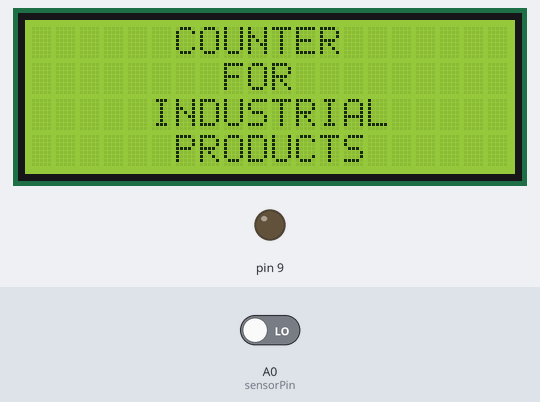
Recording of a sketch running on a simulated Arduino Uno, built with avr-gcc and run on an emulated ATmega328P. Shown: 20×4 character LCD, output pins drawn as LEDs (lit = HIGH). The test bench sets the inputs (shaded band); at power-on: A0 (sensorPin) LOW. What the sketch prints to the serial monitor is not drawn.

Above: at 2.8 s.
At 8.5 s:
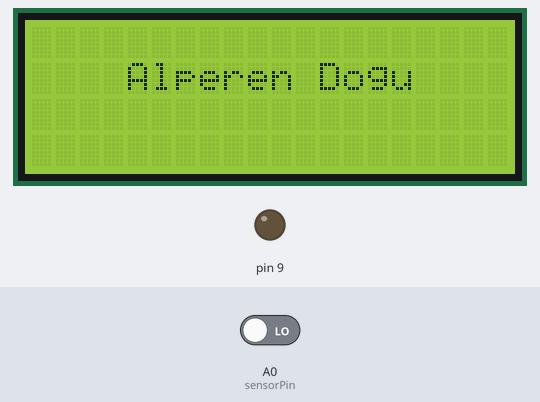
At 12.0 s:
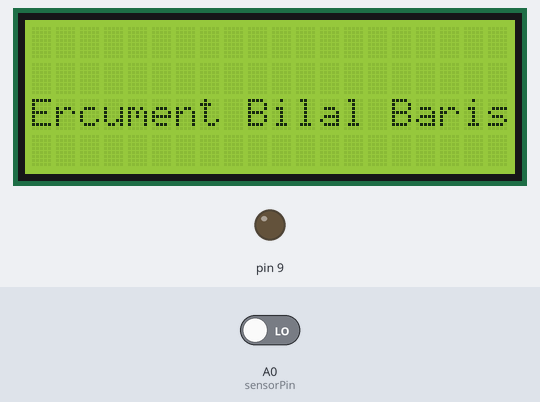
At 14.9 s:
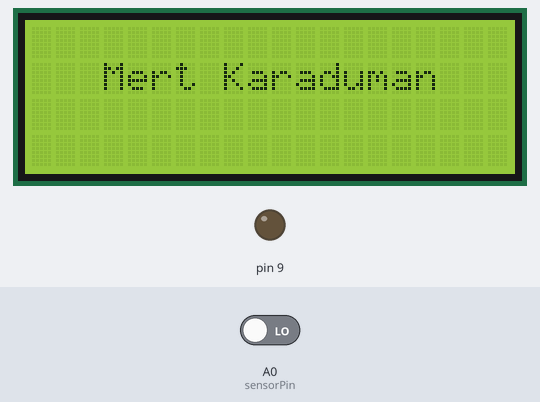
At 20.7 s:
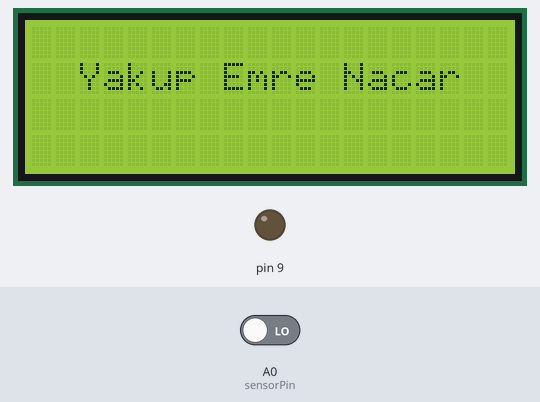
At 30.1 s:
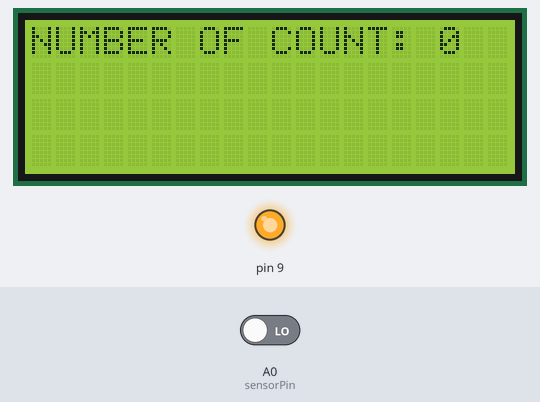

Measured:
- what the display in image 0 shows lasts 4.6 s, from 2.8 s to 7.4 s
- what the display in image 1 shows lasts 1.6 s, from 8.5 s to 10.1 s

The sketch:

Conveyor_v1.0.ino
```cpp
#include <Adafruit_GFX.h>
#include <gfxfont.h>
#include "pitches.h"
#include <LiquidCrystal.h>
#include "Adafruit_GFX.h"


const int sensorPin = A0;

int note1 = NOTE_G6;


int tones[] = {5, 10, 15, 20, 25, 30, 35, 40, 45, 50};

int counter=0;
int fo=0;
int industrial=0;
int products=0;

/*Visual Integers*/
int alpi=0;
int ercu=0;
int mert=0;
int merve=0;
int yakup=0;
int sis=0;


/*Sensor definitions*/
int sensorCounter = 0;
int sensorState = 0;
int state;
int lastState = HIGH;

LiquidCrystal lcd(12, 11, 5, 4, 3, 2);

void setup() {
  pinMode(sensorPin, INPUT);

  pinMode(9,OUTPUT);
   Serial.begin(9600);
  lcd.begin(20, 4);
  /*Visual sets for scrolling texts*/
  lcd.setCursor(6,0);
  while("COUNTER"[counter]!=0)
{
lcd.print("COUNTER"[counter]);
delay(100);
counter++;
}

  lcd.setCursor(8,1);
  while("FOR"[fo]!=0)
{
lcd.print("FOR"[fo]);
delay(100);
fo++;
}

  lcd.setCursor(5,2);
  while("INDUSTRIAL"[industrial]!=0)
{
lcd.print("INDUSTRIAL"[industrial]);
delay(100);
industrial++;
}

  lcd.setCursor(6,3);
  while("PRODUCTS"[products]!=0)
{
lcd.print("PRODUCTS"[products]);
delay(100);
products++;
}

  delay(4500);


  lcd.clear();
  lcd.setCursor(4,1);
  while("Alperen Dogu"[alpi]!=0)
{
lcd.print("Alperen Dogu"[alpi]);
delay(100);
alpi++;
}
  delay(1500);


  lcd.clear();
  lcd.setCursor(0,2);
  while("Ercument Bilal Baris"[ercu]!=0)
{
lcd.print("Ercument Bilal Baris"[ercu]);
delay(100);
ercu++;
}
  delay(1500);


  lcd.clear();
  lcd.setCursor(3,1);
  while("Mert Karaduman"[mert]!=0)
{
lcd.print("Mert Karaduman"[mert]);
delay(100);
mert++;
}
  delay(1500);


  lcd.clear();
  lcd.setCursor(4,2);
  while("Merve Dilsiz"[merve]!=0)
{
lcd.print("Merve Dilsiz"[merve]);
delay(100);
merve++;
}
  delay(1500);


  lcd.clear();
  lcd.setCursor(2,1);
  while("Yakup Emre Nacar"[yakup]!=0)
{
lcd.print("Yakup Emre Nacar"[yakup]);
delay(100);
yakup++;
}
  delay(1500);
  lcd.clear();

 while("SYSTEM STARTING..."[sis]!=0)
{
lcd.print("SYSTEM STARTING..."[sis]);
delay(100);
sis++;
}
  delay(3000);

  lcd.clear();

  digitalWrite(9,HIGH);

  delay(3000);
  lcd.setCursor(0,0);
  lcd.print("NUMBER OF COUNT: ");


}

void loop() {
  int state = digitalRead(sensorPin);


  if (lastState == LOW && state == HIGH)
  {
     sensorCounter++;

  }
  lastState = state;


  lcd.setCursor(17,0);
  lcd.print(sensorCounter);
  Serial.println(sensorCounter);


  if (sensorCounter == tones){
   int state = digitalRead(sensorPin);

    digitalWrite(9,LOW);
    tone(8, note1);
    lcd.clear();
    lcd.setCursor(4,0);
    lcd.print("GET MATERIAL");
    lcd.setCursor(6,1);
    lcd.print("FROM AREA");

    delay(2000);
    noTone(8);
    lcd.clear();
    lcd.print("NUMBER OF COUNT:");


    lcd.setCursor(17,0);
    lcd.print(sensorCounter);

    digitalWrite(9,HIGH);


  }

 delay(100);

}
```
